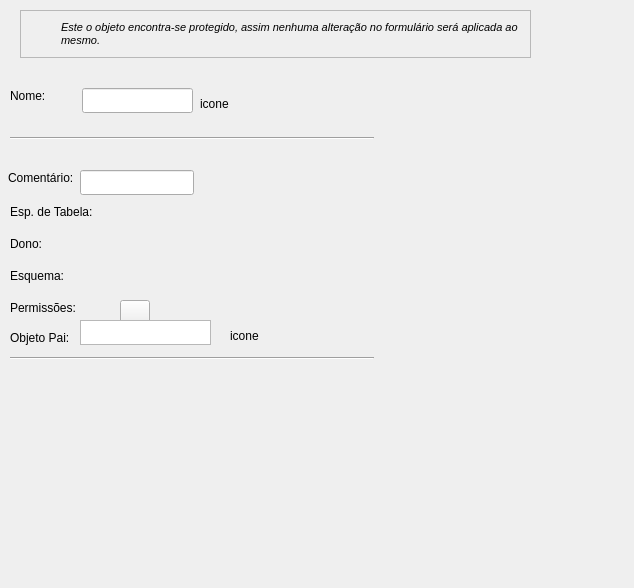
<?xml version="1.0" encoding="UTF-8"?>
<ui version="4.0">
 <class>ObjetoBaseWidget</class>
 <widget class="QWidget" name="ObjetoBaseWidget">
  <property name="geometry">
   <rect>
    <x>0</x>
    <y>0</y>
    <width>634</width>
    <height>588</height>
   </rect>
  </property>
  <property name="minimumSize">
   <size>
    <width>0</width>
    <height>0</height>
   </size>
  </property>
  <property name="windowTitle">
   <string>Form</string>
  </property>
  <widget class="QLabel" name="nome_lbl">
   <property name="geometry">
    <rect>
     <x>10</x>
     <y>88</y>
     <width>50</width>
     <height>16</height>
    </rect>
   </property>
   <property name="maximumSize">
    <size>
     <width>50</width>
     <height>16777215</height>
    </size>
   </property>
   <property name="text">
    <string>Nome:</string>
   </property>
  </widget>
  <widget class="QLineEdit" name="nome_edt">
   <property name="geometry">
    <rect>
     <x>82</x>
     <y>88</y>
     <width>111</width>
     <height>25</height>
    </rect>
   </property>
   <property name="minimumSize">
    <size>
     <width>0</width>
     <height>25</height>
    </size>
   </property>
   <property name="maximumSize">
    <size>
     <width>16777215</width>
     <height>25</height>
    </size>
   </property>
   <property name="text">
    <string/>
   </property>
  </widget>
  <widget class="QLabel" name="iconeobj_lbl">
   <property name="geometry">
    <rect>
     <x>200</x>
     <y>88</y>
     <width>32</width>
     <height>32</height>
    </rect>
   </property>
   <property name="minimumSize">
    <size>
     <width>32</width>
     <height>32</height>
    </size>
   </property>
   <property name="maximumSize">
    <size>
     <width>32</width>
     <height>32</height>
    </size>
   </property>
   <property name="frameShape">
    <enum>QFrame::NoFrame</enum>
   </property>
   <property name="frameShadow">
    <enum>QFrame::Plain</enum>
   </property>
   <property name="text">
    <string>icone</string>
   </property>
   <property name="scaledContents">
    <bool>false</bool>
   </property>
   <property name="alignment">
    <set>Qt::AlignLeading|Qt::AlignLeft|Qt::AlignVCenter</set>
   </property>
  </widget>
  <widget class="QLabel" name="comentario_lbl">
   <property name="geometry">
    <rect>
     <x>8</x>
     <y>170</y>
     <width>75</width>
     <height>16</height>
    </rect>
   </property>
   <property name="minimumSize">
    <size>
     <width>75</width>
     <height>0</height>
    </size>
   </property>
   <property name="maximumSize">
    <size>
     <width>68</width>
     <height>16777215</height>
    </size>
   </property>
   <property name="text">
    <string>Comentário:</string>
   </property>
  </widget>
  <widget class="QLineEdit" name="comentario_edt">
   <property name="geometry">
    <rect>
     <x>80</x>
     <y>170</y>
     <width>114</width>
     <height>25</height>
    </rect>
   </property>
   <property name="minimumSize">
    <size>
     <width>0</width>
     <height>25</height>
    </size>
   </property>
  </widget>
  <widget class="Line" name="div_ln">
   <property name="geometry">
    <rect>
     <x>10</x>
     <y>130</y>
     <width>364</width>
     <height>16</height>
    </rect>
   </property>
   <property name="minimumSize">
    <size>
     <width>0</width>
     <height>5</height>
    </size>
   </property>
   <property name="orientation">
    <enum>Qt::Horizontal</enum>
   </property>
  </widget>
  <widget class="QLabel" name="esptabela_lbl">
   <property name="geometry">
    <rect>
     <x>10</x>
     <y>204</y>
     <width>91</width>
     <height>16</height>
    </rect>
   </property>
   <property name="text">
    <string>Esp. de Tabela:</string>
   </property>
  </widget>
  <widget class="QLabel" name="dono_lbl">
   <property name="geometry">
    <rect>
     <x>10</x>
     <y>236</y>
     <width>41</width>
     <height>16</height>
    </rect>
   </property>
   <property name="text">
    <string>Dono:</string>
   </property>
  </widget>
  <widget class="QLabel" name="esquema_lbl">
   <property name="geometry">
    <rect>
     <x>10</x>
     <y>268</y>
     <width>61</width>
     <height>16</height>
    </rect>
   </property>
   <property name="text">
    <string>Esquema:</string>
   </property>
  </widget>
  <widget class="Line" name="div1_ln">
   <property name="geometry">
    <rect>
     <x>10</x>
     <y>350</y>
     <width>364</width>
     <height>16</height>
    </rect>
   </property>
   <property name="minimumSize">
    <size>
     <width>0</width>
     <height>5</height>
    </size>
   </property>
   <property name="orientation">
    <enum>Qt::Horizontal</enum>
   </property>
  </widget>
  <widget class="QLabel" name="permissoes_lbl">
   <property name="geometry">
    <rect>
     <x>10</x>
     <y>300</y>
     <width>71</width>
     <height>16</height>
    </rect>
   </property>
   <property name="text">
    <string>Permissões:</string>
   </property>
  </widget>
  <widget class="QToolButton" name="edt_permissoes_tb">
   <property name="geometry">
    <rect>
     <x>120</x>
     <y>300</y>
     <width>30</width>
     <height>25</height>
    </rect>
   </property>
   <property name="minimumSize">
    <size>
     <width>30</width>
     <height>25</height>
    </size>
   </property>
   <property name="toolTip">
    <string>Editar Permissões</string>
   </property>
   <property name="text">
    <string/>
   </property>
   <property name="icon">
    <iconset resource="../res/resources.qrc">
     <normaloff>:/icones/icones/editar.png</normaloff>:/icones/icones/editar.png</iconset>
   </property>
  </widget>
  <widget class="QFrame" name="obj_protegido_frm">
   <property name="geometry">
    <rect>
     <x>20</x>
     <y>10</y>
     <width>511</width>
     <height>48</height>
    </rect>
   </property>
   <property name="sizePolicy">
    <sizepolicy hsizetype="Preferred" vsizetype="Fixed">
     <horstretch>0</horstretch>
     <verstretch>0</verstretch>
    </sizepolicy>
   </property>
   <property name="minimumSize">
    <size>
     <width>0</width>
     <height>48</height>
    </size>
   </property>
   <property name="frameShape">
    <enum>QFrame::StyledPanel</enum>
   </property>
   <property name="frameShadow">
    <enum>QFrame::Raised</enum>
   </property>
   <layout class="QGridLayout" name="gridLayout">
    <property name="margin">
     <number>2</number>
    </property>
    <item row="0" column="0">
     <widget class="QLabel" name="label">
      <property name="minimumSize">
       <size>
        <width>32</width>
        <height>32</height>
       </size>
      </property>
      <property name="maximumSize">
       <size>
        <width>32</width>
        <height>32</height>
       </size>
      </property>
      <property name="text">
       <string/>
      </property>
      <property name="textFormat">
       <enum>Qt::AutoText</enum>
      </property>
      <property name="pixmap">
       <pixmap resource="../res/resources.qrc">:/icones/icones/msgbox_alerta.png</pixmap>
      </property>
     </widget>
    </item>
    <item row="0" column="1">
     <widget class="QLabel" name="label_2">
      <property name="font">
       <font>
        <pointsize>8</pointsize>
        <weight>50</weight>
        <italic>true</italic>
        <bold>false</bold>
        <underline>false</underline>
        <strikeout>false</strikeout>
        <kerning>true</kerning>
       </font>
      </property>
      <property name="text">
       <string>Este o objeto encontra-se protegido, assim nenhuma alteração no formulário será aplicada ao mesmo.</string>
      </property>
      <property name="wordWrap">
       <bool>true</bool>
      </property>
     </widget>
    </item>
   </layout>
  </widget>
  <widget class="QLabel" name="objeto_pai_lbl">
   <property name="geometry">
    <rect>
     <x>10</x>
     <y>330</y>
     <width>71</width>
     <height>16</height>
    </rect>
   </property>
   <property name="text">
    <string>Objeto Pai:</string>
   </property>
  </widget>
  <widget class="QLabel" name="iconeobjpai_lbl">
   <property name="geometry">
    <rect>
     <x>230</x>
     <y>320</y>
     <width>32</width>
     <height>32</height>
    </rect>
   </property>
   <property name="minimumSize">
    <size>
     <width>32</width>
     <height>32</height>
    </size>
   </property>
   <property name="maximumSize">
    <size>
     <width>32</width>
     <height>32</height>
    </size>
   </property>
   <property name="frameShape">
    <enum>QFrame::NoFrame</enum>
   </property>
   <property name="frameShadow">
    <enum>QFrame::Plain</enum>
   </property>
   <property name="text">
    <string>icone</string>
   </property>
   <property name="scaledContents">
    <bool>false</bool>
   </property>
   <property name="alignment">
    <set>Qt::AlignLeading|Qt::AlignLeft|Qt::AlignVCenter</set>
   </property>
  </widget>
  <widget class="QTextEdit" name="objeto_pai_txt">
   <property name="geometry">
    <rect>
     <x>80</x>
     <y>320</y>
     <width>131</width>
     <height>25</height>
    </rect>
   </property>
   <property name="minimumSize">
    <size>
     <width>0</width>
     <height>25</height>
    </size>
   </property>
   <property name="maximumSize">
    <size>
     <width>16777215</width>
     <height>25</height>
    </size>
   </property>
   <property name="font">
    <font>
     <italic>true</italic>
    </font>
   </property>
   <property name="verticalScrollBarPolicy">
    <enum>Qt::ScrollBarAlwaysOff</enum>
   </property>
   <property name="horizontalScrollBarPolicy">
    <enum>Qt::ScrollBarAlwaysOff</enum>
   </property>
   <property name="undoRedoEnabled">
    <bool>false</bool>
   </property>
   <property name="lineWrapMode">
    <enum>QTextEdit::NoWrap</enum>
   </property>
   <property name="readOnly">
    <bool>true</bool>
   </property>
   <property name="textInteractionFlags">
    <set>Qt::NoTextInteraction</set>
   </property>
  </widget>
 </widget>
 <resources>
  <include location="../res/resources.qrc"/>
 </resources>
 <connections/>
</ui>
